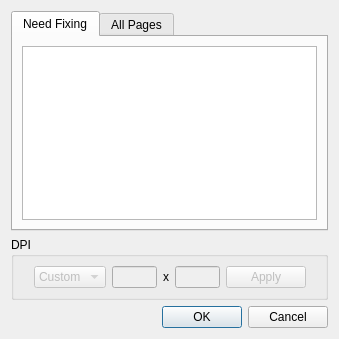
<?xml version="1.0" encoding="UTF-8"?>
<ui version="4.0">
 <class>FixDpiDialog</class>
 <widget class="QDialog" name="FixDpiDialog">
  <property name="geometry">
   <rect>
    <x>0</x>
    <y>0</y>
    <width>339</width>
    <height>339</height>
   </rect>
  </property>
  <property name="windowTitle">
   <string>Fix DPI</string>
  </property>
  <layout class="QVBoxLayout">
   <item>
    <widget class="QTabWidget" name="tabWidget">
     <property name="currentIndex">
      <number>0</number>
     </property>
     <widget class="QWidget" name="tab">
      <attribute name="title">
       <string>Need Fixing</string>
      </attribute>
      <layout class="QVBoxLayout">
       <item>
        <widget class="QTreeView" name="undefinedDpiView"/>
       </item>
      </layout>
     </widget>
     <widget class="QWidget" name="tab_2">
      <attribute name="title">
       <string>All Pages</string>
      </attribute>
      <layout class="QVBoxLayout">
       <item>
        <widget class="QTreeView" name="allPagesView"/>
       </item>
      </layout>
     </widget>
    </widget>
   </item>
   <item>
    <widget class="QGroupBox" name="groupBox">
     <property name="title">
      <string>DPI</string>
     </property>
     <layout class="QHBoxLayout">
      <item>
       <spacer>
        <property name="orientation">
         <enum>Qt::Horizontal</enum>
        </property>
        <property name="sizeHint" stdset="0">
         <size>
          <width>0</width>
          <height>1</height>
         </size>
        </property>
       </spacer>
      </item>
      <item>
       <widget class="QComboBox" name="dpiCombo">
        <property name="enabled">
         <bool>false</bool>
        </property>
        <item>
         <property name="text">
          <string>Custom</string>
         </property>
        </item>
       </widget>
      </item>
      <item>
       <widget class="QLineEdit" name="xDpi">
        <property name="enabled">
         <bool>false</bool>
        </property>
        <property name="maximumSize">
         <size>
          <width>45</width>
          <height>16777215</height>
         </size>
        </property>
       </widget>
      </item>
      <item>
       <widget class="QLabel" name="label_3">
        <property name="text">
         <string>x</string>
        </property>
       </widget>
      </item>
      <item>
       <widget class="QLineEdit" name="yDpi">
        <property name="enabled">
         <bool>false</bool>
        </property>
        <property name="maximumSize">
         <size>
          <width>45</width>
          <height>16777215</height>
         </size>
        </property>
       </widget>
      </item>
      <item>
       <widget class="QPushButton" name="applyBtn">
        <property name="enabled">
         <bool>false</bool>
        </property>
        <property name="text">
         <string>Apply</string>
        </property>
       </widget>
      </item>
      <item>
       <spacer>
        <property name="orientation">
         <enum>Qt::Horizontal</enum>
        </property>
        <property name="sizeHint" stdset="0">
         <size>
          <width>0</width>
          <height>1</height>
         </size>
        </property>
       </spacer>
      </item>
     </layout>
    </widget>
   </item>
   <item>
    <spacer>
     <property name="orientation">
      <enum>Qt::Vertical</enum>
     </property>
     <property name="sizeHint" stdset="0">
      <size>
       <width>1</width>
       <height>1</height>
      </size>
     </property>
    </spacer>
   </item>
   <item>
    <widget class="QDialogButtonBox" name="buttonBox">
     <property name="orientation">
      <enum>Qt::Horizontal</enum>
     </property>
     <property name="standardButtons">
      <set>QDialogButtonBox::Cancel|QDialogButtonBox::Ok</set>
     </property>
    </widget>
   </item>
  </layout>
 </widget>
 <resources>
  <include location="../resources/resources.qrc"/>
 </resources>
 <connections>
  <connection>
   <sender>buttonBox</sender>
   <signal>accepted()</signal>
   <receiver>FixDpiDialog</receiver>
   <slot>accept()</slot>
   <hints>
    <hint type="sourcelabel">
     <x>257</x>
     <y>344</y>
    </hint>
    <hint type="destinationlabel">
     <x>157</x>
     <y>274</y>
    </hint>
   </hints>
  </connection>
  <connection>
   <sender>buttonBox</sender>
   <signal>rejected()</signal>
   <receiver>FixDpiDialog</receiver>
   <slot>reject()</slot>
   <hints>
    <hint type="sourcelabel">
     <x>325</x>
     <y>344</y>
    </hint>
    <hint type="destinationlabel">
     <x>286</x>
     <y>274</y>
    </hint>
   </hints>
  </connection>
 </connections>
</ui>
